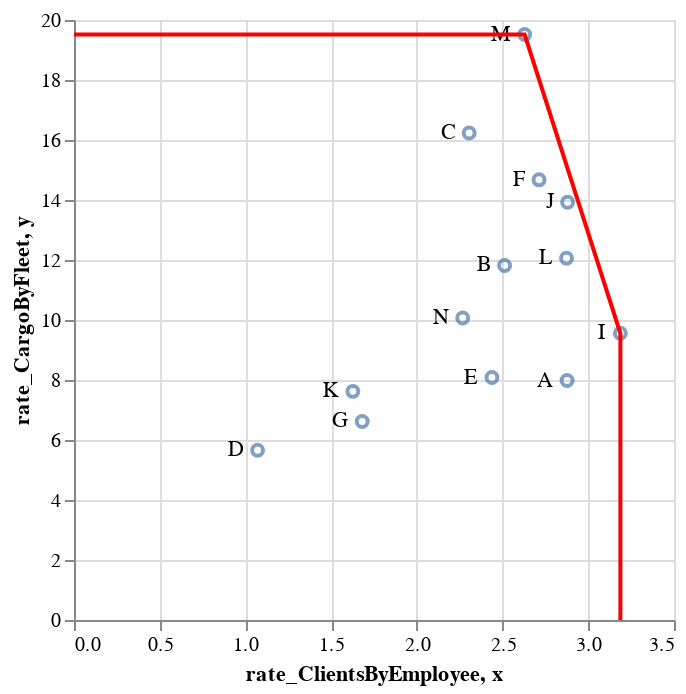

Write notebook code for a chart like this one.
### Markdown cell above
Updating the plot:

### Code cell
points + text + alt.Chart(envelope).mark_line(color='red').encode(
    x='x',
    y='y',
)

### Figure 1 — Vega-Lite specification as saved in the notebook (floating-point values rounded to 4 significant figures)
{"config": {"view": {"continuousWidth": 300, "continuousHeight": 300}}, "layer": [{"mark": {"type": "point"}, "encoding": {"x": {"field": "rate_ClientsByEmployee", "type": "quantitative"}, "y": {"field": "rate_CargoByFleet", "type": "quantitative"}}}, {"mark": {"type": "text", "align": "right", "baseline": "middle", "dx": -7}, "encoding": {"text": {"field": "name", "type": "nominal"}, "x": {"field": "rate_ClientsByEmployee", "type": "quantitative"}, "y": {"field": "rate_CargoByFleet", "type": "quantitative"}}, "name": "view_2"}, {"data": {"name": "data-758cd33b7cfa1f06da75b14e8b07ebd3"}, "mark": {"type": "line", "color": "red"}, "encoding": {"x": {"field": "x", "type": "quantitative"}, "y": {"field": "y", "type": "quantitative"}}}], "data": {"name": "data-4c03cc2a1b585fb3c50c138f34dd2247"}, "params": [{"name": "param_1", "select": {"type": "interval", "encodings": ["x", "y"]}, "bind": "scales", "views": ["view_2"]}], "$schema": "https://vega.github.io/schema/vega-lite/v5.20.1.json", "datasets": {"data-4c03cc2a1b585fb3c50c138f34dd2247": [{"name": "A", "Aircraft": 109, "Fuel": 392, "Employee": 8259, "Passenger": 23756, "Freight": 870, "rate_ClientsByEmployee": 2.876, "rate_CargoByFleet": 7.982}, {"name": "B", "Aircraft": 115, "Fuel": 381, "Employee": 9628, "Passenger": 24183, "Freight": 1359, "rate_ClientsByEmployee": 2.512, "rate_CargoByFleet": 11.82}, {"name": "C", "Aircraft": 767, "Fuel": 2673, "Employee": 70923, "Passenger": 163483, "Freight": 12449, "rate_ClientsByEmployee": 2.305, "rate_CargoByFleet": 16.23}, {"name": "D", "Aircraft": 90, "Fuel": 282, "Employee": 9683, "Passenger": 10370, "Freight": 509, "rate_ClientsByEmployee": 1.071, "rate_CargoByFleet": 5.656}, {"name": "E", "Aircraft": 461, "Fuel": 1608, "Employee": 40630, "Passenger": 99047, "Freight": 3726, "rate_ClientsByEmployee": 2.438, "rate_CargoByFleet": 8.082}, {"name": "F", "Aircraft": 628, "Fuel": 2074, "Employee": 47420, "Passenger": 128635, "Freight": 9214, "rate_ClientsByEmployee": 2.713, "rate_CargoByFleet": 14.67}, {"name": "G", "Aircraft": 81, "Fuel": 75, "Employee": 7115, "Passenger": 11962, "Freight": 536, "rate_ClientsByEmployee": 1.681, "rate_CargoByFleet": 6.617}, {"name": "I", "Aircraft": 153, "Fuel": 458, "Employee": 10177, "Passenger": 32436, "Freight": 1462, "rate_ClientsByEmployee": 3.187, "rate_CargoByFleet": 9.556}, {"name": "J", "Aircraft": 455, "Fuel": 1722, "Employee": 29124, "Passenger": 83862, "Freight": 6337, "rate_ClientsByEmployee": 2.879, "rate_CargoByFleet": 13.93}, {"name": "K", "Aircraft": 103, "Fuel": 400, "Employee": 8987, "Passenger": 14618, "Freight": 785, "rate_ClientsByEmployee": 1.627, "rate_CargoByFleet": 7.621}, {"name": "L", "Aircraft": 547, "Fuel": 1217, "Employee": 34680, "Passenger": 99636, "Freight": 6597, "rate_ClientsByEmployee": 2.873, "rate_CargoByFleet": 12.06}, {"name": "M", "Aircraft": 560, "Fuel": 2532, "Employee": 51536, "Passenger": 135480, "Freight": 10928, "rate_ClientsByEmployee": 2.629, "rate_CargoByFleet": 19.51}, {"name": "N", "Aircraft": 423, "Fuel": 1303, "Employee": 32683, "Passenger": 74106, "Freight": 4258, "rate_ClientsByEmployee": 2.267, "rate_CargoByFleet": 10.07}], "data-758cd33b7cfa1f06da75b14e8b07ebd3": [{"x": 0.0, "y": 19.51}, {"x": 2.629, "y": 19.51}, {"x": 3.187, "y": 9.556}, {"x": 3.187, "y": 0.0}]}}
